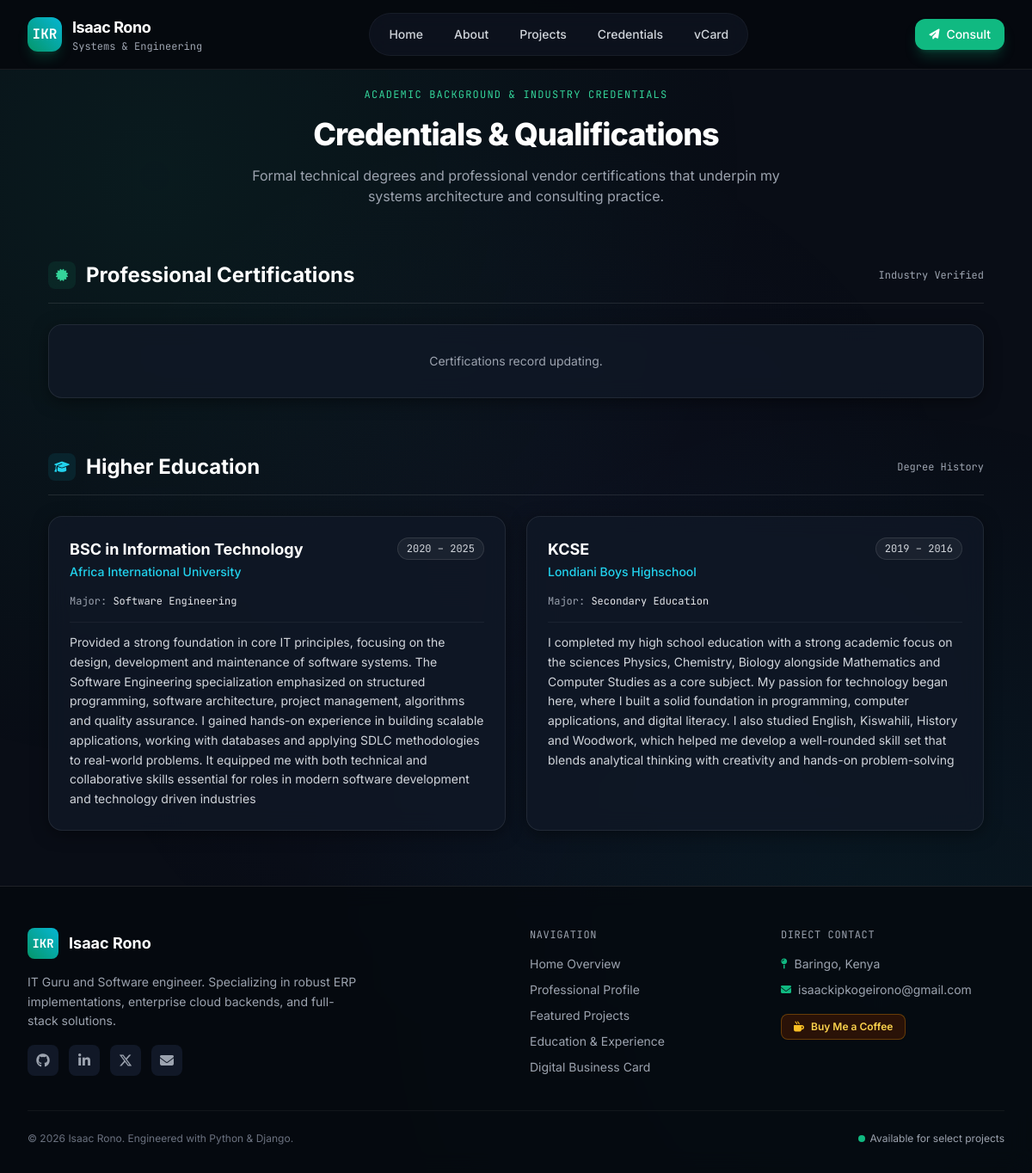
Before: /education/ with the older database file.
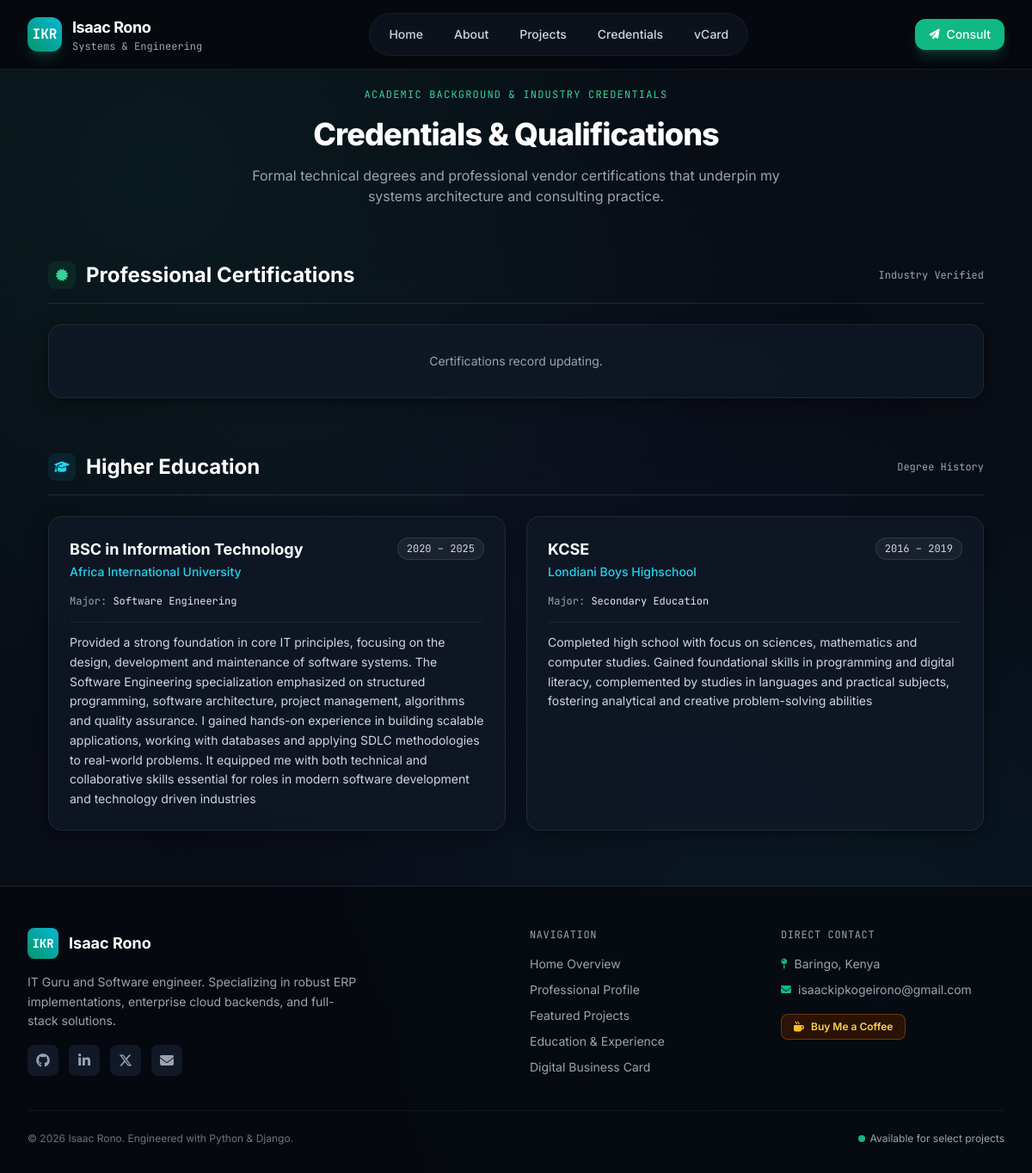
After: the same page with the newer database file.
### ikrweb/models.py (models this page shows, shortened)
class Education(models.Model):
    institution    = models.CharField(max_length=200)
    degree         = models.CharField(max_length=150)
    field_of_study = models.CharField(max_length=150, blank=True)
    start_date     = models.DateField()
    end_date       = models.DateField(blank=True, null=True)
    description    = models.TextField(blank=True)
    class Meta:
        ordering = ['-start_date']

### ikrweb/views.py (the view)
# urls.py: path('education/', views.education, name='education'),
def education(request):
    education_list = Education.objects.all()
    certifications = Certification.objects.all()
    context = {
        'education_list': education_list,
        'certifications': certifications,
    }
    return render(request, 'ikrweb/education.html', context)

### ikrweb/context_processors.py (called while the page is built)
def about_context(request):
    try:
        return {'about': About.objects.first()}
    except Exception:
        return {'about': None}

### templates/ikrweb/education.html (shortened to what the changed rows need)
{% extends 'base.html' %}
{% load static %}
{% block content %}
<div class="max-w-6xl mx-auto px-4 sm:px-6 lg:px-8 space-y-16">
    <div class="space-y-4 text-center max-w-2xl mx-auto">
        <h1 class="text-3xl sm:text-4xl font-extrabold text-white tracking-tight">Credentials & Qualifications</h1>
    </div>
    <div class="space-y-6">
        <div class="flex items-center justify-between border-b border-white/10 pb-4">
            <div class="flex items-center gap-3">
                <h2 class="text-xl sm:text-2xl font-bold text-white">Professional Certifications</h2>
            </div>
        </div>
    </div>
    <div class="space-y-6">
        <div class="flex items-center justify-between border-b border-white/10 pb-4">
            <div class="flex items-center gap-3">
                <h2 class="text-xl sm:text-2xl font-bold text-white">Higher Education</h2>
            </div>
        </div>
        <div class="grid grid-cols-1 md:grid-cols-2 gap-6">
            {% for education in education_list %}
                <div class="glass-panel p-6 rounded-2xl hover-lift space-y-4">
                    <div class="flex items-start justify-between gap-2">
                        <div>
                            <h3 class="text-lg font-bold text-white">{{ education.degree }}</h3>
                            <p class="text-sm text-cyan-400 font-medium mt-0.5">{{ education.institution }}</p>
                        </div>
                        <span class="text-xs font-mono px-2.5 py-1 rounded-full bg-white/5 text-gray-300 border border-white/10 shrink-0">
                            {{ education.start_date|date:"Y" }} – {% if education.end_date %}{{ education.end_date|date:"Y" }}{% else %}Present{% endif %}
                        </span>
                    </div>
                    {% if education.field_of_study %}
                        <div class="text-xs font-mono text-gray-400">
                            Major: <span class="text-gray-200">{{ education.field_of_study }}</span>
                        </div>
                    {% endif %}
                    {% if education.description %}
                        <p class="text-sm text-gray-300 leading-relaxed border-t border-white/5 pt-3">
                            {{ education.description }}
                        </p>
                    {% endif %}
                </div>
            {% empty %}
                <div class="col-span-full py-8 text-center glass-panel rounded-2xl text-gray-400 text-sm">
                    Education records cataloging.
                </div>
            {% endfor %}
        </div>
    </div>
</div>
{% endblock %}

Changed rows visible on the page:
changed Education "KCSE": start_date "2019" → "2016"; end_date "2016" → "2019"; description "I completed my high school education with a strong academic focus on the sciences Physics, Chemistry, Biology alongside Mathematics and Computer Studies as a core subject. My passion for technology began here, where I built a solid foundation in programming, computer applications, and digital literacy. I also studied English, Kiswahili, History and Woodwork, which helped me develop a well-rounded skill set that blends analytical thinking with creativity and hands-on problem-solving" → "Completed high school with focus on sciences, mathematics and computer studies. Gained foundational skills in programming and digital literacy, complemented by studies in languages and practical subjects, fostering analytical and creative problem-solving abilities"
